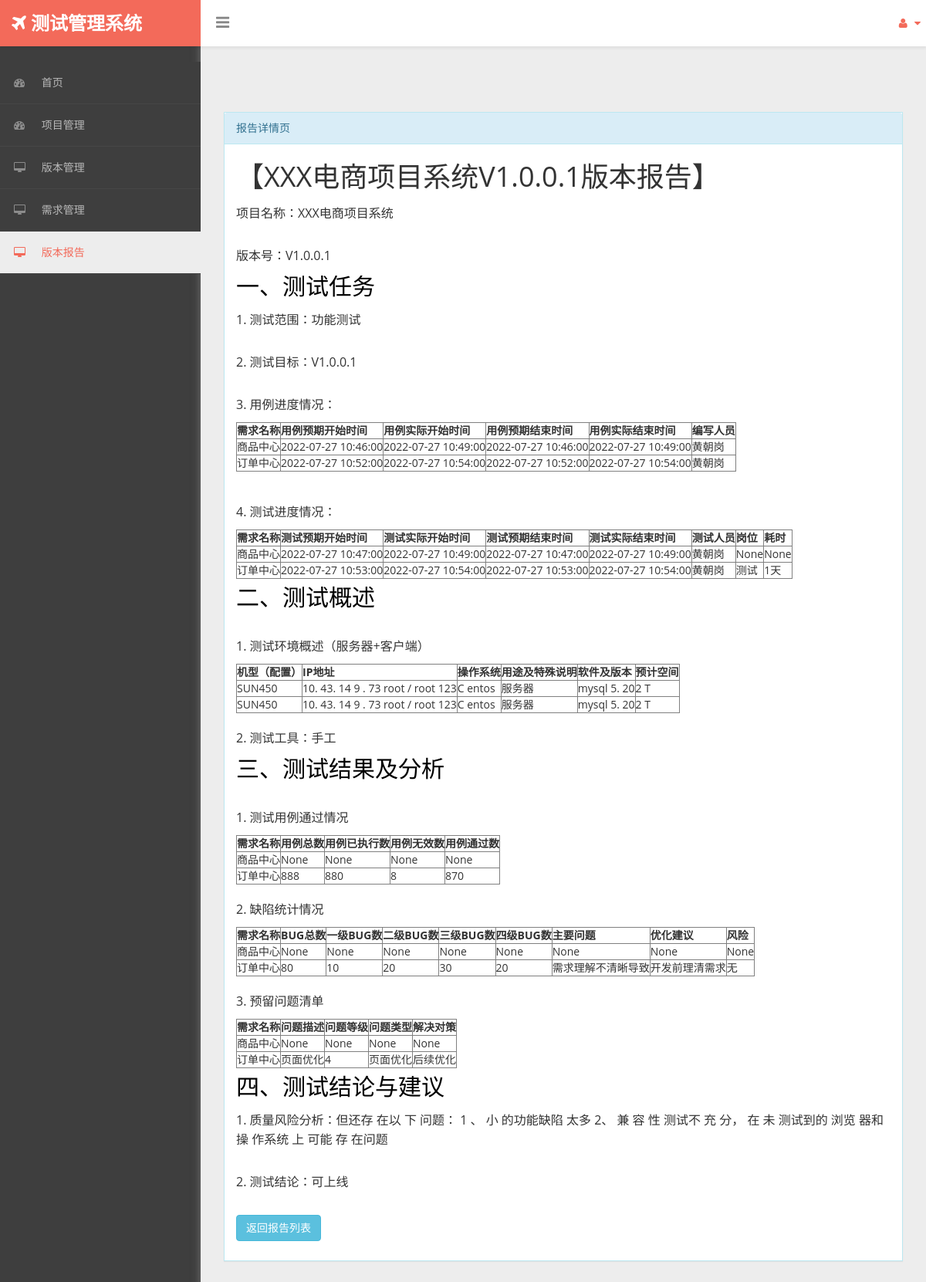
The page /sgin/report/1 on the database its author committed.
### sgin/models.py (models this page shows, shortened)
class Report(models.Model):
    report_name=models.CharField(max_length=256)
    event_id=models.CharField(max_length=256,null=True)
    version_name=models.CharField(max_length=20,null=True)
    test_range=models.CharField(max_length=1000,null=True)
    model_configuration=models.CharField(max_length=1000)
    ip_address=models.CharField(max_length=1000)
    operating_system=models.CharField(max_length=1000)
    instructions=models.CharField(max_length=1000)
    software_version=models.CharField(max_length=1000)
    estimated_space=models.CharField(max_length=1000)
    testing_tool=models.CharField(max_length=1000)
    assessment_result=models.CharField(max_length=1000,null=True)
    risk_analysis=models.CharField(max_length=1000,null=True)
    test_conclusion=models.CharField(max_length=1000,null=True)

class Event(models.Model):
    name = models.CharField(max_length=256,null=False)
    summary = models.CharField(max_length=1000,null=False)
    environment = models.CharField(max_length=1000,null=False)
    address = models.CharField(max_length=256)
    limits = models.IntegerField(default=100)
    status = models.BooleanField(default=True)
    start_time = models.DateTimeField(auto_now_add=True)

class Demand(models.Model):
    events = models.ManyToManyField(Event, through='DemandEvent')  # 如果定义了中间表需要手动指定
    event_id = models.CharField(max_length=20,null=False)
    version = models.CharField(max_length=64,null=False)
    state = models.CharField(max_length=20,null=False)
    priority =models.CharField(max_length=20,null=False)
    name = models.CharField(max_length=256, unique=True)
    product_manager=models.CharField(max_length=20,null=False)
    describe = models.CharField(max_length=600, null=True)
    prd_expected_start_time=models.DateTimeField(null=True, blank=True,)
    prd_actual_start_time = models.DateTimeField(null=True, blank=True,)
    prd_expected_completion_time = models.DateTimeField(null=True, blank=True,)
    prd_actual_completion_time = models.DateTimeField(null=True, blank=True,)
    prd = models.CharField(max_length=256,null=True)
    front_end_developer = models.CharField(max_length=20,null=True)
    front_end_expected_start_time = models.DateTimeField(null=True, blank=True,)
    front_end_actual_start_time = models.DateTimeField(null=True, blank=True,)
    front_end_expected_completion_time = models.DateTimeField(null=True, blank=True,)
    front_end_actual_completion_time = models.DateTimeField(null=True, blank=True,)
    backend_developers = models.CharField(max_length=20,null=True)
    backend_expected_start_time = models.DateTimeField(null=True, blank=True,)
    backend_actual_start_time = models.DateTimeField(null=True, blank=True,)
    backend_expected_completion_time = models.DateTimeField(null=True, blank=True,)
    backend_actual_completion_time = models.DateTimeField(null=True, blank=True,)
    combined_commissioning_expected_start_time = models.DateTimeField(null=True, blank=True,)
    combined_commissioning_actual_start_time = models.DateTimeField(null=True, blank=True,)
    combined_commissioning_expected_completion_time = models.DateTimeField(null=True, blank=True,)
    combined_commissioning_actual_completion_time = models.DateTimeField(null=True, blank=True,)
    expected_measure_time = models.DateTimeField(null=True, blank=True,)
    measure_time = models.DateTimeField(null=True, blank=True,)
    write_cases=models.CharField(max_length=256,null=True)
    cases_expected_start_time = models.DateTimeField(null=True, blank=True, )
    cases_actual_start_time = models.DateTimeField(null=True, blank=True, )
    cases_expected_completion_time = models.DateTimeField(null=True, blank=True, )
    cases_actual_completion_time = models.DateTimeField(null=True, blank=True, )
    test_expected_start_time = models.DateTimeField(null=True, blank=True,)
    test_actual_start_time = models.DateTimeField(null=True, blank=True,)
    test_expected_completion_time = models.DateTimeField(null=True, blank=True,)
    test_actual_completion_time = models.DateTimeField(null=True, blank=True,)
    tester = models.CharField(max_length=256,null=True)
    position= models.CharField(max_length=256, null=True)
    time_consuming= models.CharField(max_length=256, null=True)
    total_cases= models.CharField(max_length=256, null=True)
    executed_cases= models.CharField(max_length=256, null=True)
    invalid_cases = models.CharField(max_length=256, null=True)
    pass_cases= models.CharField(max_length=256, null=True)
    bug_total = models.CharField(max_length=256,null=True)
    level_1 = models.CharField(max_length=256,null=True)
    level_2 = models.CharField(max_length=256,null=True)
    level_3 = models.CharField(max_length=256,null=True)
    level_4 = models.CharField(max_length=256,null=True)
    main_problems = models.CharField(max_length=1000,null=True)
    suggested_optimization = models.CharField(max_length=256, null=True)
    remaining_problems= models.CharField(max_length=1000, null=True)
    problem_level= models.CharField(max_length=1000, null=True)
    problem_types= models.CharField(max_length=1000, null=True)
    solutions= models.CharField(max_length=1000, null=True)
    risk = models.CharField(max_length=256,null=True)
    file_id=models.CharField(max_length=50)
    file_name = models.CharField(max_length=50)
    path = models.CharField(max_length=100)

### sgin/views.py (the view)
# urls.py: path('report/<int:report_id>', views.report_detail),
def report_detail(request,report_id):
    try:
        report = Report.objects.get(id=report_id)
        demand = Demand.objects.all().raw("select * from sgin_report join sgin_demand where sgin_report.event_id=sgin_demand.event_id and sgin_report.version_name=sgin_demand.version and sgin_report.id=%s",[report_id])
        print(demand.query)
        event_name = Event.objects.all().raw("select * from sgin_report as a join sgin_event as b where a.event_id=b.id and a.id=%s",[report_id])
        print(event_name.query)
    except:
        return render(request,'404.html')
    return render(request,'report_detail.html',{'report':report,'demand':demand,'event_name':event_name,})

### sgin/templates/report_detail.html (shortened to what this page needs)
{% extends 'base.html' %}
{% block content%}
  <div class="panel panel-info">
    <div class="panel-heading"> 报告详情页 </div>
    <div class="panel-body">
      <H1>【{{ report.report_name }}】</H1>
      {% for t in event_name %}
        <p>项目名称：{{ t.name }}</p>
    {% endfor %}
      <p>版本号：{{ report.version_name }}</p>
      <H2>一、测试任务</H2>
     <p>1. 测试范围：{{ report.test_range }}</p>
        <p>2. 测试目标：{{ report.version_name }}</p>
            <p>3. 用例进度情况：</p>
         <table border="1">
    <tr>
        <th>需求名称</th>
        <th>用例预期开始时间</th>
        <th>用例实际开始时间</th>
        <th>用例预期结束时间</th>
        <th>用例实际结束时间</th>
        <th>编写人员</th>
    </tr>
    {% for i in demand %}
    <tr>
        <td>{{ i.name }}</td>
        <td>{{ i.cases_expected_start_time | date:"Y-m-d H:i:s" }}</td>
        <td>{{ i.cases_actual_start_time | date:"Y-m-d H:i:s" }}</td>
        <td>{{ i.cases_expected_completion_time | date:"Y-m-d H:i:s" }}</td>
        <td>{{ i.cases_actual_completion_time | date:"Y-m-d H:i:s" }}</td>
        <td>{{ i.write_cases }}</td>
    </tr>
    {% endfor %}
</table>
        <br>
        <p>4. 测试进度情况：</p>
         <table border="1">
    <tr>
        <th>需求名称</th>
        <th>测试预期开始时间</th>
        <th>测试实际开始时间</th>
        <th>测试预期结束时间</th>
        <th>测试实际结束时间</th>
        <th>测试人员</th>
        <th>岗位</th>
        <th>耗时</th>
    </tr>
    {% for i in demand %}
    <tr>
        <td>{{ i.name }}</td>
        <td>{{ i.test_expected_start_time | date:"Y-m-d H:i:s" }}</td>
        <td>{{ i.test_actual_start_time | date:"Y-m-d H:i:s" }}</td>
        <td>{{ i.test_expected_completion_time | date:"Y-m-d H:i:s" }}</td>
        <td>{{ i.test_actual_completion_time | date:"Y-m-d H:i:s" }}</td>
        <td>{{ i.tester }}</td>
        <td>{{ i.position }}</td>
        <td>{{ i.time_consuming }}</td>
    </tr>
    {% endfor %}
</table>
        <H2>二、测试概述</H2>
     <br>
    <p>1. 测试环境概述（服务器+客户端）</p>
        <table border="1">
    <tr>
        <th>机型（配置）</th>
        <th>IP地址</th>
        <th>操作系统</th>
        <th>用途及特殊说明</th>
        <th>软件及版本</th>
        <th>预计空间</th>
    </tr>
            {% for i in demand %}
    <tr>
        <td>{{ i.model_configuration }}</td>
        <td>{{ i.ip_address }}</td>
        <td>{{ i.operating_system }}</td>
        <td>{{ i.instructions }}</td>
        <td>{{ i.software_version }}</td>
        <td>{{ i.estimated_space }}</td>
    </tr>
            {% endfor %}
        </table>
    <p>2. 测试工具：{{ report.testing_tool }}</p>
        <H2>三、测试结果及分析</H2>
        <br>
    <p>1. 测试用例通过情况</p>
        <table border="1">
    <tr>
        <th>需求名称</th>
        <th>用例总数</th>
        <th>用例已执行数</th>
        <th>用例无效数</th>
        <th>用例通过数</th>
    </tr>
            {% for i in demand %}
    <tr>
        <td>{{ i.name }}</td>
        <td>{{ i.total_cases }}</td>
        <td>{{ i.executed_cases }}</td>
        <td>{{ i.invalid_cases }}</td>
        <td>{{ i.pass_cases }}</td>
    </tr>
            {% endfor %}
</table>
    <p>2. 缺陷统计情况</p>
        <table border="1">
    <tr>
        <th>需求名称</th>
        <th>BUG总数</th>
        <th>一级BUG数</th>
        <th>二级BUG数</th>
        <th>三级BUG数</th>
        <th>四级BUG数</th>
        <th>主要问题</th>
        <th>优化建议</th>
        <th>风险</th>
    </tr>
    {% for i in demand %}
    <tr>
        <td>{{ i.name }}</td>
        <td>{{ i.bug_total }}</td>
        <td>{{ i.level_1 }}</td>
        <td>{{ i.level_2 }}</td>
        <td>{{ i.level_3 }}</td>
        <td>{{ i.level_4 }}</td>
        <td>{{ i.main_problems }}</td>
        <td>{{ i.suggested_optimization }}</td>
        <td>{{ i.risk }}</td>
    </tr>
        {% endfor %}
</table>
    <p>3. 预留问题清单</p>
        <table border="1">
    <tr>
        <th>需求名称</th>
        <th>问题描述</th>
        <th>问题等级</th>
        <th>问题类型</th>
        <th>解决对策</th>
    </tr>
    {% for i in demand %}
    <tr>
        <td>{{ i.name }}</td>
        <td>{{ i.remaining_problems }}</td>
        <td>{{ i.problem_level }}</td>
        <td>{{ i.problem_types }}</td>
        <td>{{ i.solutions }}</td>
    </tr>
    {% endfor %}
</table>
        <H2>四、测试结论与建议</H2>
        <p>1. 质量风险分析：{{ report.risk_analysis }}</p>
        <p>2. 测试结论：{{ report.test_conclusion }}</p>
      <p><a href="/sgin/report/" class="btn btn-info">返回报告列表</a></p>
    </div>
  </div>
{% endblock %}

### sgin/templates/base.html (shortened to what this page needs)
{% load static %}
<!DOCTYPE html>
<html lang="cn">
<head>
  <link href="{% static 'assets/css/bootstrap.css' %} " rel="stylesheet" />
  <link href="{% static 'assets/css/font-awesome.css'%}" rel="stylesheet" />
  <link href="{% static 'assets/css/custom-styles.css' %}" rel="stylesheet" />
</head>
<body>
<div id="wrapper">
  <nav class="navbar navbar-default top-navbar" role="navigation">
    <div class="navbar-header">
      <a class="navbar-brand"><i class="icon fa fa-plane"></i> 测试管理系统</a>
      <div id="sideNav" >
        <i class="fa fa-bars icon"></i>
      </div>
    </div>
    <ul class="nav navbar-top-links navbar-right">
      <li class="dropdown">
        <a class="dropdown-toggle" data-toggle="dropdown" href="#" aria-expanded="false">
          <i class="fa fa-user fa-fw"></i> <i class="fa fa-caret-down"></i>
        </a>
      </li>
    </ul>
  </nav>
  <nav class="navbar-default navbar-side" role="navigation">
    <div class="sidebar-collapse">
      <ul class="nav" id="main-menu">
          <li>
          <a class="active-menu" href="/sgin/home/"><i class="fa fa-dashboard"></i> 首页</a>
        </li>
        <li>
          <a class="active-menu" href="/sgin/events/"><i class="fa fa-dashboard"></i> 项目管理</a>
        </li>
          <li>
          <a href="/sgin/version/"><i class="fa fa-desktop"></i> 版本管理</a>
        </li>
          <li>
          <a href="/sgin/demand/"><i class="fa fa-desktop"></i> 需求管理</a>
        </li>
          <li>
          <a href="/sgin/report/"><i class="fa fa-desktop"></i> 版本报告</a>
        </li>
      </ul>
    </div>
  </nav>
  <div id="page-wrapper">
    <div class="header">
      <div class="page-header">
      </div>
    </div>
    <div id="page-inner" class="panel-body">
      {% block content%}
      {% endblock %}
    </div>
  </div>
</div>
</body>
</html>

### sgin/static/assets/css/custom-styles.css (style rules this page uses)
body { font-family: 'Open Sans', sans-serif; background: #3E3E3E; }
#wrapper { width: 100%; }
#page-wrapper { padding: 15px 15px; min-height: 600px; background: #EDEDED; }
#page-inner { width:100%; margin:10px 20px 10px 0px; background-color:transparent; padding: 15px 30px; min-height:1200px; }
h1, .h1, h2, .h2, h3, .h3 { margin-top: 7px; margin-bottom: -5px; }
h2 { color: #000; }
p { font-size:16px; line-height:25px; padding-top:20px; }
.navbar-side { z-index: 0; }
.panel { border-radius:0px; }
.navbar-side .nav > li > a > i { color: #8C8C8C;padding: 8px;width: 30px;text-align: center; }
.top-navbar { position: fixed; width: 100%; z-index: 300; -webkit-box-shadow: 0 3px 3px rgba(0, 0, 0, 0.05); -moz-box-shadow: 0 3px 3px rgba(0, 0, 0, 0.05); box-shadow: 0 3px 3px rgba(0, 0, 0, 0.05); }
.navbar-side { z-index: 1; position: fixed; width: 260px; top: 80px; }
#page-wrapper { position: relative; top: 55px; box-shadow: 0 0 10px #757575; -moz-box-shadow: 0 0 10px #757575; -webkit-box-shadow: 0 0 10px #757575; }
.page-header { margin: 0;border-bottom: 1px solid transparent;text-align: left;background-color: rgb(237, 237, 237);padding: 32px 22px 32px 0;color: #323232; }
.panel-heading { border-bottom: 1px solid transparent; border-top-left-radius: 3px; border-top-right-radius: 3px; }
.header { margin: 0 30px; }
i.fa.fa-bars { font-size: 20px; margin: 12px 0 0; }
.top-navbar { margin:0px; }
.top-navbar .navbar-brand { color: #fff;width: 260px;text-align: left;height: 60px;font-size: 24px;font-weight: 700;line-height: 30px;background: #F36A5A; }
.top-navbar .nav > li { position: relative; display: inline-block; margin: 0px; padding: 0px; }
.top-navbar .nav > li > a { position: relative; display: block; padding: 20px;color: #FFFFFF; margin: 0px; }
.active-menu, .active-menu i { background-color: #EDEDED !important; color: #F36A5A !important; }
.active-menu i { color: #F36A5A !important; }
.sidebar-collapse , .sidebar-collapse .nav { background:none; }
.sidebar-collapse .nav { padding:0; }
.sidebar-collapse .nav > li > a { color: #B8B8B8; background:transparent; text-shadow:none; font-size: 14px; }
.sidebar-collapse > .nav > li > a { padding: 12px 10px; }
.sidebar-collapse > .nav > li { border-bottom: 1px solid rgba(107, 108, 109, 0.19); }
.navbar-side { border:none; background: #3E3E3E; }
.top-navbar { background: #FFFFFF; border-bottom:none; }
.top-navbar .nav > li > a > i { margin-right: 2px; }
.navbar-default { border:0px solid black; }
.navbar-header { background: transparent; }
.nav > li > a > i { margin-right:10px; color: rgb(243, 106, 90); }
#sideNav { float: left; left: 0; z-index: 3; color: #868686; cursor:pointer; border-radius: 0; width: 14px; font-size: 48px; line-height: 0; margin: 7px 0 0 20px; }
@media (min-width:768px) { #page-wrapper { margin: 0 0 0 260px; padding: 0; min-height: 1200px; } }
@media (min-width:768px) { .navbar-side { width: 260px; z-index: 1; } }
@media (min-width:768px) { .navbar { border-radius: 0px; } }

### rows shown on the page
Report: report_name "XXX电商项目系统V1.0.0.1版本报告", version_name "V1.0.0.1", test_range "功能测试", testing_tool "手工", risk_analysis "但还存 在以 下 问题： 1 、 小 的功能缺陷 太多 2、 兼 容 性 测试不 充 分， 在 未 测试到的 浏览 器和 操 作系统 上 可能 存 在问题", test_conclusion "可上线"
Event: name "XXX电商项目系统"
Demand: name "商品中心", cases_expected_start_time "2022-07-27 10:46:00", cases_actual_start_time "2022-07-27 10:49:00", cases_expected_completion_time "2022-07-27 10:46:00", cases_actual_completion_time "2022-07-27 10:49:00", write_cases "黄朝岗", name "订单中心", cases_expected_start_time "2022-07-27 10:52:00", cases_actual_start_time "2022-07-27 10:54:00", cases_expected_completion_time "2022-07-27 10:52:00", cases_actual_completion_time "2022-07-27 10:54:00", test_expected_start_time "2022-07-27 10:47:00", test_actual_start_time "2022-07-27 10:49:00", test_expected_completion_time "2022-07-27 10:47:00", test_actual_completion_time "2022-07-27 10:49:00", tester "黄朝岗", position "None", time_consuming "None", test_expected_start_time "2022-07-27 10:53:00", test_actual_start_time "2022-07-27 10:54:00", test_expected_completion_time "2022-07-27 10:53:00", test_actual_completion_time "2022-07-27 10:54:00", position "测试", time_consuming "1天", model_configuration "SUN450", ip_address "10. 43. 14 9 . 73 root / root 123", operating_system "C entos", instructions "服务器", software_version "mysql 5. 20", estimated_space "2 T", total_cases "None", executed_cases "None", invalid_cases "None", pass_cases "None", total_cases "888", executed_cases "880", invalid_cases "8", pass_cases "870", bug_total "None", level_1 "None", level_2 "None", level_3 "None", level_4 "None", main_problems "None", suggested_optimization "None", risk "None", bug_total "80", level_1 "10", level_2 "20", level_3 "30", level_4 "20", main_problems "需求理解不清晰导致", suggested_optimization "开发前理清需求", risk "无", remaining_problems "None", problem_level "None", problem_types "None", solutions "None", remaining_problems "页面优化", problem_level "4", problem_types "页面优化", solutions "后续优化"
